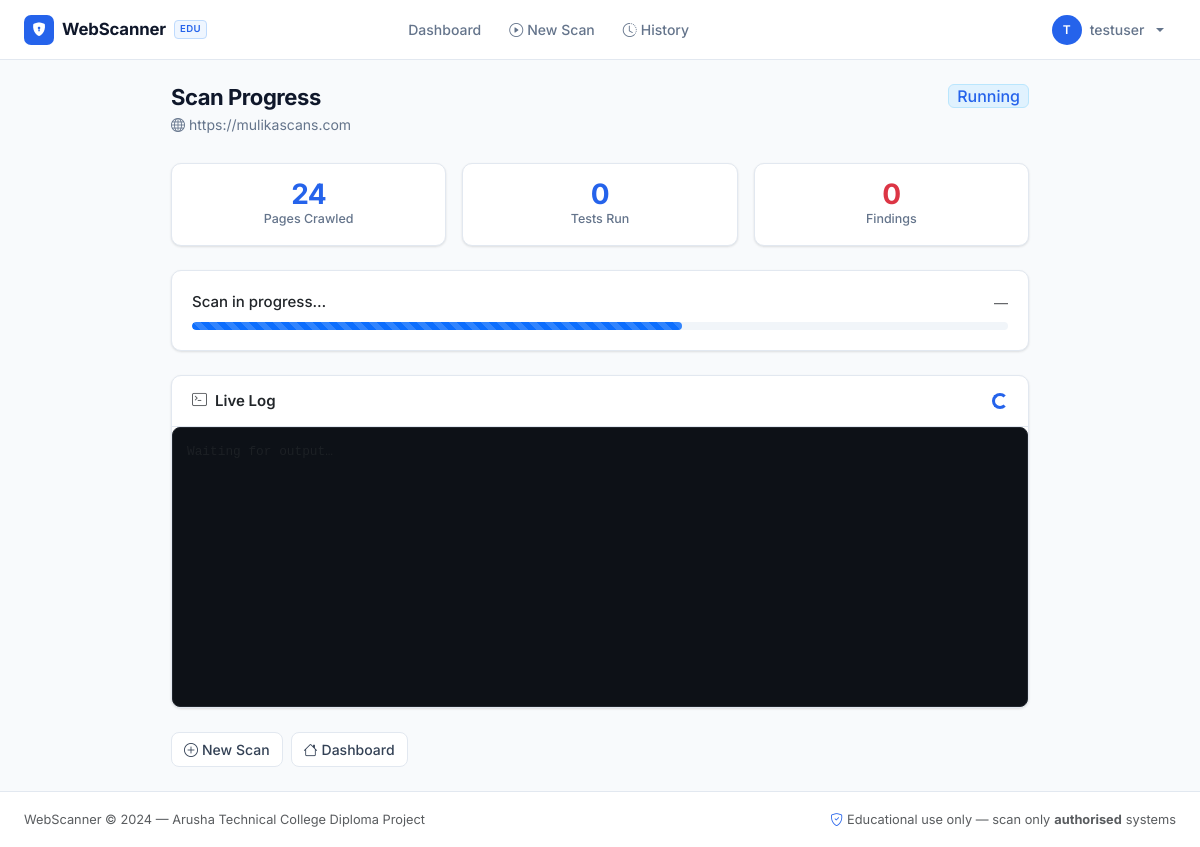
The page /scanner/progress/9 (signed in) on the database its author committed.
### app/models.py (models this page shows, shortened)
class User(UserMixin, db.Model):
    __tablename__ = 'users'
    id           = db.Column(db.Integer, primary_key=True)
    username     = db.Column(db.String(64), unique=True, nullable=False)
    email        = db.Column(db.String(120), unique=True, nullable=False)
    password_hash = db.Column(db.String(256), nullable=False)
    created_at   = db.Column(db.DateTime, default=lambda: datetime.now(timezone.utc))
    scans = db.relationship('Scan', backref='user', lazy='dynamic')

class Scan(db.Model):
    __tablename__ = 'scans'
    id           = db.Column(db.Integer, primary_key=True)
    user_id      = db.Column(db.Integer, db.ForeignKey('users.id'), nullable=False)
    target_url   = db.Column(db.String(2048), nullable=False)
    scan_type    = db.Column(db.String(20), default='quick')   # 'quick' or 'full'
    scan_modules = db.Column(db.String(100), default='sqli,xss,headers')
    status       = db.Column(db.String(20), default='pending')  # pending/running/completed/failed
    started_at   = db.Column(db.DateTime)
    completed_at = db.Column(db.DateTime)
    pages_crawled = db.Column(db.Integer, default=0)
    total_tests   = db.Column(db.Integer, default=0)
    error_message = db.Column(db.Text)
    findings = db.relationship('Finding', backref='scan', lazy='dynamic',
                               cascade='all, delete-orphan')
    logs     = db.relationship('ScanLog', backref='scan', lazy='dynamic',
                               cascade='all, delete-orphan')
    @property
    def total_findings(self):
        return self.findings.count()

### app/scanner/routes.py (the view)
@scanner_bp.route('/progress/<int:scan_id>')
@login_required
def scan_progress(scan_id):
    scan = _get_user_scan(scan_id)
    return render_template('scanner/scan_progress.html', scan=scan, title='Scan Progress')

### app/models.py (called while the page is built)
@login_manager.user_loader
def load_user(user_id):
    return User.query.get(int(user_id))

### app/scanner/routes.py (called while the page is built)
def _get_user_scan(scan_id):
    from flask import abort
    scan = Scan.query.filter_by(id=scan_id, user_id=current_user.id).first_or_404()
    return scan

### app/templates/scanner/scan_progress.html (shortened to what this page needs)
{% extends "base.html" %}
{% block content %}
<div class="row justify-content-center">
  <div class="col-lg-9">
    <div class="page-header d-flex align-items-start justify-content-between gap-3">
      <div>
        <h1 class="page-title">Scan Progress</h1>
        <p class="page-sub"><i class="bi bi-globe me-1"></i>{{ scan.target_url }}</p>
      </div>
      <span class="badge fs-6
        {% if scan.status == 'completed' %}bg-success
        {% elif scan.status == 'failed' %}bg-danger
        {% elif scan.status == 'running' %}bg-info
        {% else %}bg-warning{% endif %}" id="statusBadge">
        {{ scan.status | capitalize }}
      </span>
    </div>
    <div class="row g-3 mb-4">
      <div class="col-sm-4">
        <div class="card border-0 text-center py-3">
          <div class="stat-number text-blue" id="pagesCount">{{ scan.pages_crawled }}</div>
          <div class="stat-label">Pages Crawled</div>
        </div>
      </div>
      <div class="col-sm-4">
        <div class="card border-0 text-center py-3">
          <div class="stat-number text-accent" id="testsCount">{{ scan.total_tests }}</div>
          <div class="stat-label">Tests Run</div>
        </div>
      </div>
      <div class="col-sm-4">
        <div class="card border-0 text-center py-3">
          <div class="stat-number text-danger" id="findingsCount">{{ scan.total_findings }}</div>
          <div class="stat-label">Findings</div>
        </div>
      </div>
    </div>
    <div class="card border-0 mb-4">
      <div class="card-body">
        <div class="d-flex justify-content-between align-items-center mb-2">
          <span class="fw-medium" id="progressLabel">
            {% if scan.status == 'completed' %}Scan Complete
            {% elif scan.status == 'failed' %}Scan Failed
            {% elif scan.status == 'running' %}Scan in progress…
            {% else %}Preparing…{% endif %}
          </span>
          <span class="text-muted tip-text" id="progressPct">
            {% if scan.status in ('completed', 'failed') %}100%{% else %}—{% endif %}
          </span>
        </div>
        <div class="progress progress-sm">
          <div class="progress-bar
            {% if scan.status == 'completed' %}bg-success progress-full
            {% elif scan.status == 'failed' %}bg-danger progress-full
            {% elif scan.status == 'running' %}progress-bar-striped progress-bar-animated bg-primary progress-run
            {% else %}bg-secondary progress-init{% endif %}"
            id="progressBar" role="progressbar"
            aria-label="Scan progress" title="Scan progress"
            aria-valuemin="0" aria-valuemax="100">
          </div>
        </div>
      </div>
    </div>
    <div class="card border-0 mb-4">
      <div class="card-header d-flex align-items-center">
        <i class="bi bi-terminal me-2 text-muted"></i>
        <span class="fw-semibold">Live Log</span>
        <div class="spinner-border spinner-border-sm ms-auto text-accent" id="spinner"
             {% if scan.status not in ('running', 'pending') %}style="display:none"{% endif %}></div>
      </div>
      <div class="log-box" id="logBox">
        <span class="text-muted">Waiting for output…</span>
      </div>
    </div>
    <div class="d-flex gap-2" id="actionButtons">
      <a href="{{ url_for('scanner.new_scan') }}" class="btn btn-outline-secondary">
        <i class="bi bi-plus-circle me-1"></i>New Scan
      </a>
      <a href="{{ url_for('dashboard.index') }}" class="btn btn-outline-secondary">
        <i class="bi bi-house me-1"></i>Dashboard
      </a>
    </div>
  </div>
</div>
{% endblock %}

### app/templates/base.html (shortened to what this page needs)
<!DOCTYPE html>
<html lang="en">
<head>
  <link href="https://cdn.jsdelivr.net/npm/bootstrap@5.3.2/dist/css/bootstrap.min.css" rel="stylesheet">
  <link href="https://cdn.jsdelivr.net/npm/bootstrap-icons@1.11.3/font/bootstrap-icons.min.css" rel="stylesheet">
  <link rel="stylesheet" href="{{ url_for('static', filename='css/style.css') }}">
</head>
<body>
<nav class="navbar navbar-expand-lg sticky-top">
  <div class="container-fluid px-4">
    <a class="navbar-brand" href="{{ url_for('dashboard.index') }}">
      <div class="brand-icon"><i class="bi bi-shield-lock-fill"></i></div>
      <span>WebScanner</span>
      <span class="brand-tag">EDU</span>
    </a>
    <div class="collapse navbar-collapse" id="navMenu">
      {% if current_user.is_authenticated %}
      <ul class="navbar-nav mx-auto mb-2 mb-lg-0 gap-1">
        <li class="nav-item">
          <a class="nav-link {% if request.endpoint == 'dashboard.index' %}active{% endif %}"
             href="{{ url_for('dashboard.index') }}">
            Dashboard
          </a>
        </li>
        <li class="nav-item">
          <a class="nav-link {% if request.endpoint == 'scanner.new_scan' %}active{% endif %}"
             href="{{ url_for('scanner.new_scan') }}">
            <i class="bi bi-play-circle me-1"></i>New Scan
          </a>
        </li>
        <li class="nav-item">
          <a class="nav-link {% if request.endpoint == 'scanner.scan_history' %}active{% endif %}"
             href="{{ url_for('scanner.scan_history') }}">
            <i class="bi bi-clock-history me-1"></i>History
          </a>
        </li>
      </ul>
      <ul class="navbar-nav ms-auto">
        <li class="nav-item dropdown">
          <a class="nav-link dropdown-toggle d-flex align-items-center gap-2 pe-0"
             href="#" role="button" data-bs-toggle="dropdown" aria-expanded="false">
            <div class="user-avatar">{{ current_user.username[0].upper() }}</div>
            <span class="nav-username">{{ current_user.username }}</span>
          </a>
        </li>
      </ul>
      {% endif %}
    </div>
  </div>
</nav>
<main class="py-4">
  <div class="container-fluid px-4">
    {% block content %}{% endblock %}
  </div>
</main>
<footer class="footer">
  <div class="container-fluid px-4">
    <div class="d-flex align-items-center justify-content-between flex-wrap gap-2">
      <span class="footer-text text-muted">
        WebScanner &copy; 2024 — Arusha Technical College Diploma Project
      </span>
      <span class="footer-text text-muted d-flex align-items-center gap-1">
        <i class="bi bi-shield-check text-accent"></i>
        Educational use only — scan only <strong>authorised</strong> systems
      </span>
    </div>
  </div>
</footer>
</body>
</html>

### app/static/css/style.css (style rules this page uses)
:root { --blue: #2563eb; --blue-soft: #eff6ff; --blue-dark: #1d4ed8; --red: #dc2626; --red-soft: #fef2f2; --orange: #ea580c; --orange-soft: #fff7ed; --yellow: #ca8a04; --yellow-soft: #fefce8; --green: #16a34a; --green-soft: #f0fdf4; --gray-50: #f8fafc; --gray-100: #f1f5f9; --gray-200: #e2e8f0; --gray-400: #94a3b8; --gray-500: #64748b; --gray-700: #334155; --gray-900: #0f172a; --radius: 10px; --shadow-sm: 0 1px 3px rgba(0,0,0,.07), 0 1px 2px rgba(0,0,0,.05); --shadow-md: 0 4px 12px rgba(0,0,0,.08), 0 2px 4px rgba(0,0,0,.05); }
*, *::before, *::after { box-sizing: border-box; }
body { background: var(--gray-50); font-family: 'Inter', system-ui, -apple-system, sans-serif; color: var(--gray-900); min-height: 100vh; display: flex; flex-direction: column; font-size: 0.9375rem; -webkit-font-smoothing: antialiased; }
main { flex: 1; }
.navbar { background: #fff !important; border-bottom: 1px solid var(--gray-200); padding: 0 0; height: 60px; }
.navbar .container-fluid { height: 60px; align-items: center; }
.navbar-brand { font-weight: 700; font-size: 1.05rem; color: var(--gray-900) !important; display: flex; align-items: center; gap: 8px; letter-spacing: -0.01em; }
.brand-icon { width: 30px; height: 30px; background: var(--blue); border-radius: 7px; display: flex; align-items: center; justify-content: center; color: #fff; font-size: 0.85rem; flex-shrink: 0; }
.brand-tag { font-size: 0.6rem; font-weight: 600; background: var(--blue-soft); color: var(--blue); border: 1px solid #bfdbfe; border-radius: 4px; padding: 1px 5px; letter-spacing: 0.04em; text-transform: uppercase; }
.navbar-nav .nav-link { color: var(--gray-500) !important; font-size: 0.875rem; font-weight: 500; padding: 6px 12px !important; border-radius: 6px; transition: color .15s, background .15s; }
.user-avatar { width: 30px; height: 30px; border-radius: 50%; background: var(--blue); color: #fff; font-weight: 600; font-size: 0.75rem; display: flex; align-items: center; justify-content: center; flex-shrink: 0; }
.footer { background: #fff !important; border-top: 1px solid var(--gray-200); padding: 18px 0; }
.btn { font-weight: 500; border-radius: 8px; font-size: 0.875rem; transition: all .15s; }
.btn-outline-secondary { border-color: var(--gray-200); color: var(--gray-700); background: #fff; }
.card { background: #fff; border: 1px solid var(--gray-200) !important; border-radius: var(--radius) !important; box-shadow: var(--shadow-sm); }
.card-header { background: transparent; border-bottom: 1px solid var(--gray-200); padding: 14px 20px; border-radius: var(--radius) var(--radius) 0 0 !important; }
.card-body { padding: 20px; }
.stat-number { font-size: 1.75rem; font-weight: 700; letter-spacing: -0.02em; line-height: 1; }
.stat-label { font-size: 0.78rem; color: var(--gray-500); font-weight: 500; margin-top: 2px; }
.text-blue { color: var(--blue) !important; }
.badge { font-weight: 500; font-size: 0.75rem; border-radius: 6px; padding: 3px 8px; }
.badge.bg-info { background: #e0f2fe !important; color: var(--blue) !important; border: 1px solid #bae6fd; }
.log-box { background: #0d1117; color: #58a6ff; font-family: 'Consolas', 'Monaco', monospace; font-size: 0.8rem; height: 280px; overflow-y: auto; border-radius: 8px; padding: 14px; border: 1px solid #21262d; }
.progress { border-radius: 99px; background: var(--gray-100); }
.progress-bar { border-radius: 99px; }
.progress-sm { height: 8px; }
.progress-run { width: 60%; }
.page-header { margin-bottom: 28px; }
.page-title { font-size: 1.375rem; font-weight: 700; letter-spacing: -0.02em; color: var(--gray-900); margin: 0 0 4px; }
.page-sub { font-size: 0.875rem; color: var(--gray-500); margin: 0; }
.text-accent { color: var(--blue) !important; }
.nav-username { font-size: .875rem; font-weight: 500; color: var(--gray-500); }
.footer-text { font-size: .8rem; }
.tip-text { font-size: .875rem; }

### rows shown on the page
User: username "T", username "testuser"
Scan: target_url "https://mulikascans.com", status "Running", pages_crawled "24", total_tests "0"

### other values the page prints
{{ scan.total_findings }} "0"
